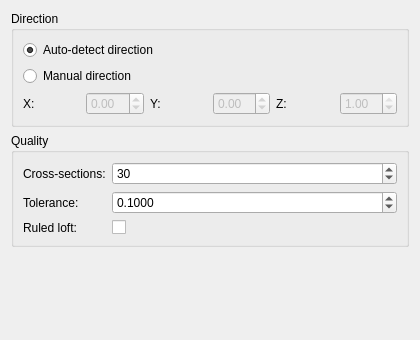
<?xml version="1.0" encoding="UTF-8"?>
<ui version="4.0">
 <class>PrismaticBody</class>
 <widget class="QDialog" name="PrismaticBody">
  <property name="geometry">
   <rect>
    <x>0</x>
    <y>0</y>
    <width>420</width>
    <height>340</height>
   </rect>
  </property>
  <property name="windowTitle">
   <string>Prismatic Body from Mesh</string>
  </property>
  <layout class="QVBoxLayout" name="verticalLayout">
   <item>
    <widget class="QGroupBox" name="groupBoxDirection">
     <property name="title">
      <string>Direction</string>
     </property>
     <layout class="QVBoxLayout" name="directionLayout">
      <item>
       <widget class="QRadioButton" name="radioAuto">
        <property name="text">
         <string>Auto-detect direction</string>
        </property>
        <property name="checked">
         <bool>true</bool>
        </property>
        <property name="toolTip">
         <string>Automatically detect the primary loft direction
from the mesh surface normals.</string>
        </property>
       </widget>
      </item>
      <item>
       <widget class="QRadioButton" name="radioManual">
        <property name="text">
         <string>Manual direction</string>
        </property>
        <property name="toolTip">
         <string>Specify a custom direction vector for the loft.</string>
        </property>
       </widget>
      </item>
      <item>
       <layout class="QHBoxLayout" name="manualDirLayout">
        <item>
         <widget class="QLabel" name="labelDirX">
          <property name="text">
           <string>X:</string>
          </property>
         </widget>
        </item>
        <item>
         <widget class="QDoubleSpinBox" name="spinDirX">
          <property name="minimum">
           <double>-1.000000000000000</double>
          </property>
          <property name="maximum">
           <double>1.000000000000000</double>
          </property>
          <property name="value">
           <double>0.000000000000000</double>
          </property>
          <property name="enabled">
           <bool>false</bool>
          </property>
         </widget>
        </item>
        <item>
         <widget class="QLabel" name="labelDirY">
          <property name="text">
           <string>Y:</string>
          </property>
         </widget>
        </item>
        <item>
         <widget class="QDoubleSpinBox" name="spinDirY">
          <property name="minimum">
           <double>-1.000000000000000</double>
          </property>
          <property name="maximum">
           <double>1.000000000000000</double>
          </property>
          <property name="value">
           <double>0.000000000000000</double>
          </property>
          <property name="enabled">
           <bool>false</bool>
          </property>
         </widget>
        </item>
        <item>
         <widget class="QLabel" name="labelDirZ">
          <property name="text">
           <string>Z:</string>
          </property>
         </widget>
        </item>
        <item>
         <widget class="QDoubleSpinBox" name="spinDirZ">
          <property name="minimum">
           <double>-1.000000000000000</double>
          </property>
          <property name="maximum">
           <double>1.000000000000000</double>
          </property>
          <property name="value">
           <double>1.000000000000000</double>
          </property>
          <property name="enabled">
           <bool>false</bool>
          </property>
         </widget>
        </item>
       </layout>
      </item>
     </layout>
    </widget>
   </item>
   <item>
    <widget class="QGroupBox" name="groupBoxQuality">
     <property name="title">
      <string>Quality</string>
     </property>
     <layout class="QFormLayout" name="qualityLayout">
      <item row="0" column="0">
       <widget class="QLabel" name="labelSections">
        <property name="text">
         <string>Cross-sections:</string>
        </property>
       </widget>
      </item>
      <item row="0" column="1">
       <widget class="QSpinBox" name="spinSections">
        <property name="minimum">
         <number>5</number>
        </property>
        <property name="maximum">
         <number>200</number>
        </property>
        <property name="value">
         <number>30</number>
        </property>
        <property name="toolTip">
         <string>Number of cross-sections to extract.
More sections = smoother result but slower.</string>
        </property>
       </widget>
      </item>
      <item row="1" column="0">
       <widget class="QLabel" name="labelTolerance">
        <property name="text">
         <string>Tolerance:</string>
        </property>
       </widget>
      </item>
      <item row="1" column="1">
       <widget class="QDoubleSpinBox" name="spinTolerance">
        <property name="decimals">
         <number>4</number>
        </property>
        <property name="minimum">
         <double>0.001000000000000</double>
        </property>
        <property name="maximum">
         <double>10.000000000000000</double>
        </property>
        <property name="value">
         <double>0.100000000000000</double>
        </property>
        <property name="toolTip">
         <string>Tolerance for mesh segmentation and curve fitting.</string>
        </property>
       </widget>
      </item>
      <item row="2" column="0">
       <widget class="QLabel" name="labelRuled">
        <property name="text">
         <string>Ruled loft:</string>
        </property>
       </widget>
      </item>
      <item row="2" column="1">
       <widget class="QCheckBox" name="checkRuled">
        <property name="toolTip">
         <string>Use ruled (linear) lofting between sections.
Faster but less smooth. Uncheck for smooth spline lofting.</string>
        </property>
       </widget>
      </item>
     </layout>
    </widget>
   </item>
   <item>
    <spacer name="verticalSpacer">
     <property name="orientation">
      <enum>Qt::Vertical</enum>
     </property>
     <property name="sizeHint" stdset="0">
      <size>
       <width>20</width>
       <height>40</height>
      </size>
     </property>
    </spacer>
   </item>
  </layout>
 </widget>
 <resources/>
 <connections/>
</ui>
